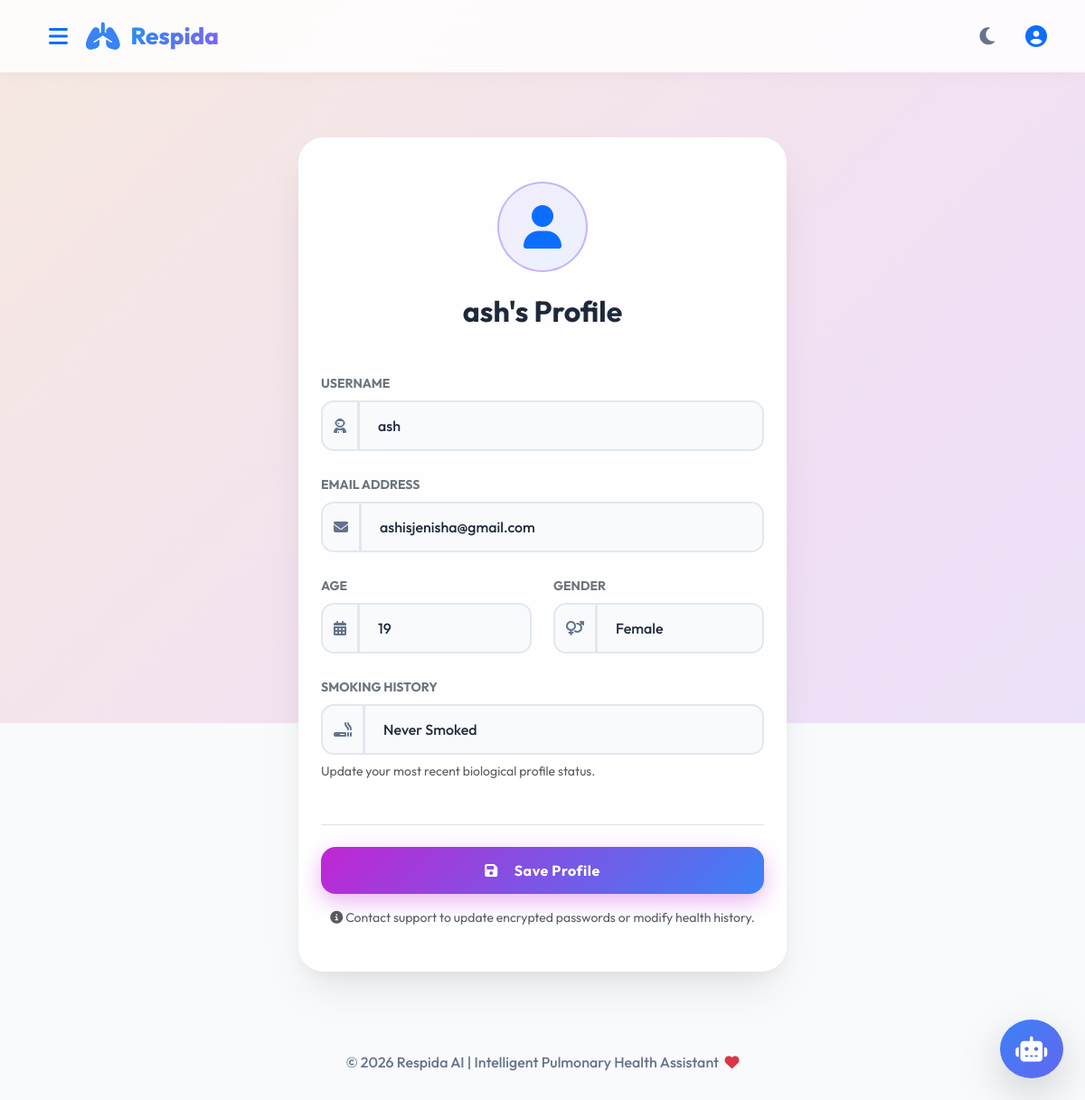
Screenshot of /profile (signed in) with the database file from the repository.
### tables this page shows
CREATE TABLE users (
            id INTEGER PRIMARY KEY AUTOINCREMENT,
            username TEXT NOT NULL UNIQUE,
            email TEXT,
            password TEXT NOT NULL
        , age INTEGER, gender TEXT, smoking_history TEXT);

### app.py (the view, shortened to what this page needs)
@app.route("/profile", methods=["GET", "POST"])
def profile():
    if not session.get("user_id"):
        flash("Please login first.", "error")
        return redirect(url_for("login"))
    conn = get_db_connection()
    cur = conn.cursor()
    cur.execute("SELECT email, age, gender, smoking_history FROM users WHERE id = ?", (session["user_id"],))
    user = cur.fetchone()
    conn.close()
    email = user["email"] if user and user["email"] else ""
    age = user["age"] if user and user["age"] else ""
    gender = user["gender"] if user and user["gender"] else ""
    smoking = user["smoking_history"] if user and user["smoking_history"] else ""
    return render_template("profile.html", username=session.get("username"), email=email, age=age, gender=gender, smoking=smoking)

### app.py (called while the page is built)
def get_db_connection():
    conn = sqlite3.connect(DB_PATH)
    conn.row_factory = sqlite3.Row
    return conn

### templates/profile.html (shortened to what this page needs)
{% extends "base.html" %}
{% block content %}
<div class="row justify-content-center fade-in">
    <div class="col-md-8 col-lg-6">
        <div class="main-card px-4 py-5 mt-4">
            <div class="text-center mb-5">
                <div class="d-inline-flex justify-content-center align-items-center mb-4" style="width: 100px; height: 100px; border-radius: 50px; background: linear-gradient(135deg, rgba(139, 92, 246, 0.1), rgba(59, 130, 246, 0.1)); border: 2px solid rgba(139, 92, 246, 0.4);">
                    <i class="fa-solid fa-user text-primary" style="font-size: 3rem;"></i>
                </div>
                <h2 class="fw-bold">{{ username }}'s Profile</h2>
            </div>
            <form method="POST">
                <div class="mb-4">
                    <label class="form-label fw-bold small text-uppercase text-secondary">Username</label>
                    <div class="input-group">
                        <span class="input-group-text"><i class="fa-solid fa-user-astronaut"></i></span>
                        <input type="text" class="form-control" name="username" value="{{ username }}" required>
                    </div>
                </div>
                <div class="mb-4">
                    <label class="form-label fw-bold small text-uppercase text-secondary">Email Address</label>
                    <div class="input-group">
                        <span class="input-group-text"><i class="fa-solid fa-envelope"></i></span>
                        <input type="email" class="form-control" name="email" value="{{ email }}">
                    </div>
                </div>
                <div class="row mb-4">
                    <div class="col-md-6">
                        <label class="form-label fw-bold small text-uppercase text-secondary">Age</label>
                        <div class="input-group">
                            <span class="input-group-text"><i class="fa-solid fa-calendar-days"></i></span>
                            <input type="number" class="form-control" name="age" value="{{ age }}">
                        </div>
                    </div>
                    <div class="col-md-6 mt-4 mt-md-0">
                        <label class="form-label fw-bold small text-uppercase text-secondary">Gender</label>
                        <div class="input-group">
                            <span class="input-group-text"><i class="fa-solid fa-venus-mars"></i></span>
                            <select class="form-select" name="gender">
                                <option value="Female" {% if gender == 'Female' %}selected{% endif %}>Female</option>
                            </select>
                        </div>
                    </div>
                </div>
                <div class="mb-5">
                    <label class="form-label fw-bold small text-uppercase text-secondary">Smoking History</label>
                    <div class="input-group">
                        <span class="input-group-text"><i class="fa-solid fa-smoking"></i></span>
                        <select class="form-select" name="smoking">
                            <option value="Never" {% if smoking == 'Never' %}selected{% endif %}>Never Smoked</option>
                        </select>
                    </div>
                    <div class="form-text text-muted mt-2">Update your most recent biological profile status.</div>
                </div>
                <div class="d-flex flex-column gap-3 mt-4 border-top pt-4">
                    <button type="submit" class="btn btn-primary-custom w-100">
                        <i class="fa-solid fa-floppy-disk me-2"></i> Save Profile
                    </button>
                    <p class="text-muted text-center small m-0"><i class="fa-solid fa-circle-info"></i> Contact support to update encrypted passwords or modify health history.</p>
                </div>
            </form>
        </div>
    </div>
</div>
{% endblock %}

### static/style.css (style rules this page uses)
:root { --bg-color: #f8fafc; --text-color: #1e293b; --card-bg: rgba(255, 255, 255, 0.95); --card-border: rgba(255, 255, 255, 0.8); --nav-bg: rgba(255, 255, 255, 0.85); --input-bg: #f8fafc; --input-border: #e2e8f0; --accordion-bg: #f8fafc; --muted-color: #64748b; --box-shadow: 0 25px 50px -12px rgba(0,0,0,0.1), 0 10px 15px -3px rgba(0,0,0,0.04); }
body { background: var(--bg-color); font-family: 'Outfit', sans-serif; color: var(--text-color); min-height: 100vh; display: flex; flex-direction: column; transition: background-color 0.4s ease, color 0.4s ease; }
.main-card { background: var(--card-bg); backdrop-filter: blur(16px); padding: 3rem; border-radius: 28px; box-shadow: var(--box-shadow); margin: auto; border: 1px solid var(--card-border); position: relative; overflow: hidden; transition: all 0.4s ease; }
.btn-primary-custom { background: linear-gradient(135deg, #c026d3, #3b82f6, #06b6d4); background-size: 200% 200%; animation: gradientBG 5s ease infinite; border: none; padding: 14px 35px; border-radius: 16px; color: white; font-weight: 700; box-shadow: 0 8px 25px rgba(192, 38, 211, 0.35); transition: all 0.3s cubic-bezier(0.4, 0, 0.2, 1); letter-spacing: 0.5px; display: inline-flex; align-items: center; justify-content: center; gap: 10px; }
.form-control, .form-select { border-radius: 14px; border: 2px solid var(--input-border); padding: 14px 20px; font-weight: 500; transition: all 0.3s ease; background: var(--input-bg); color: var(--text-color); }
.input-group-text { border-radius: 14px; border: 2px solid var(--input-border); background: var(--input-bg); color: var(--muted-color); }
.fade-in { animation: fadeIn 0.8s cubic-bezier(0.4, 0, 0.2, 1); }

### rows the page displays
users: username "ash", email "ashisjenisha@gmail.com", gender "Female", smoking "Never Smoked"
